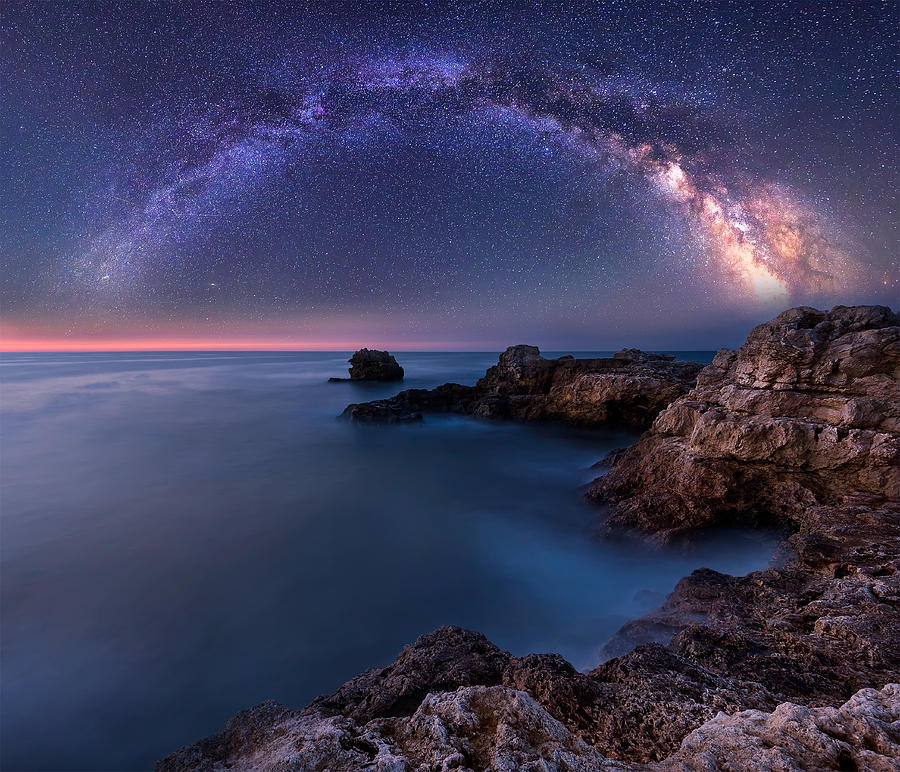
#> input picture lesson_4/baground.jpg, 900 x 772 px, found by its file name
$ python hm.py
#> lines starting #> are read from the running program, lines starting #| are printed output that depends on the picture
import cv2

#m blurring techniks

image = cv2.imread("lesson_4/baground.jpg")
#> image is the input picture: shape (772, 900, 3); mean B, G, R 92.2, 62.1, 62.9
cv2.imshow("original image",image)
cv2.waitKey(0)
# this type of technick is mostly used in machin learning or photo editing it is used clean or soften the image
gaussian = cv2.GaussianBlur(image,(7,7),0)
cv2.imshow("gaussian blur",gaussian)
cv2.waitKey(0)

# this a random noise(disturbing elements in picture) to keep te border sharp
median = cv2.medianBlur(image,5)
cv2.imshow("median blur",median)
cv2.waitKey(0)

# bilateral
bilateral = cv2.bilateralFilter(image,9,75,75)
cv2.imshow("bilateral blur",bilateral)
cv2.waitKey(0)


# border

borderd_image = cv2.copyMakeBorder(image,30,30,30,30,cv2.BORDER_CONSTANT,value=1)
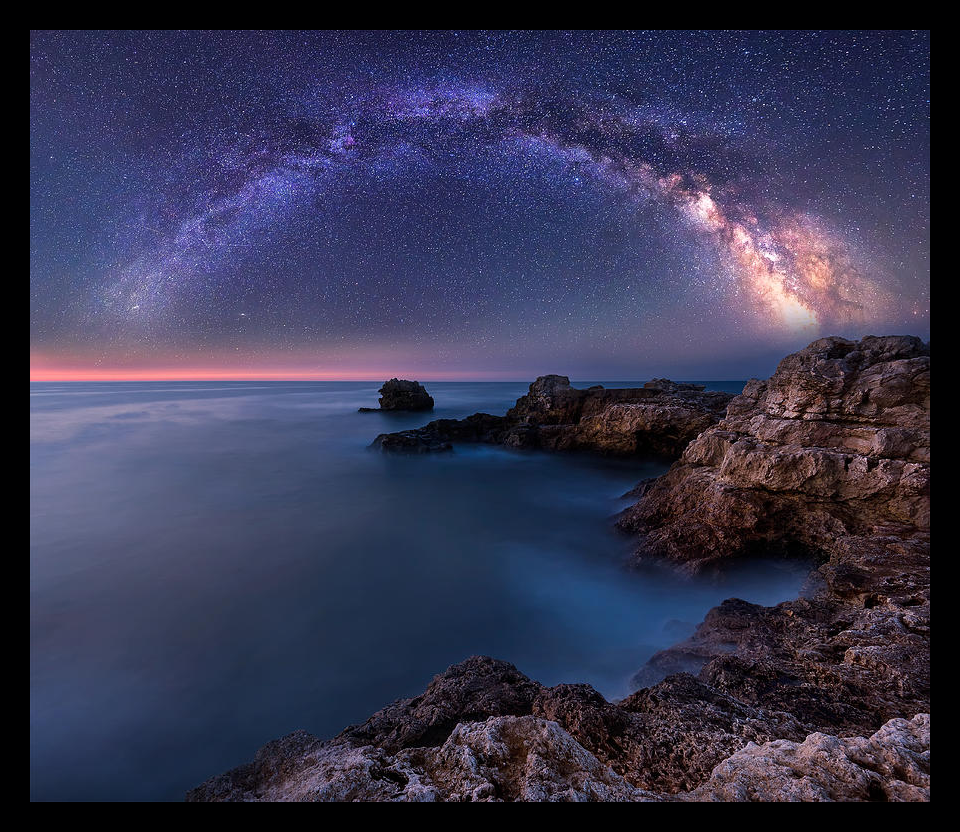
#> borderd_image: shape (832, 960, 3); mean B, G, R 80.4, 54, 54.7
cv2.imshow("border image",borderd_image)
cv2.waitKey(0)
cv2.destroyAllWindows()

$ run again, with lesson_4/hera-bogini-grecka-1080x675 - Copy.jpg copied over lesson_4/baground.jpg
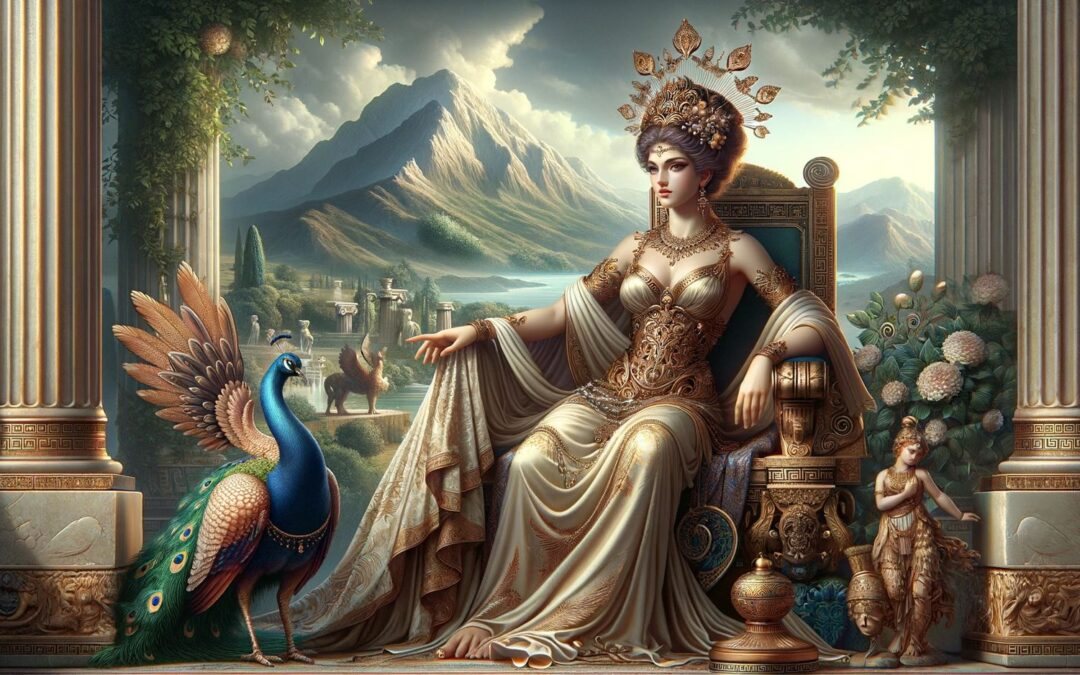
#> input picture lesson_4/hera-bogini-grecka-1080x675 - Copy.jpg, 1080 x 675 px, found by its file name
#> image is the input picture: shape (675, 1080, 3); mean B, G, R 86.5, 103.1, 110.5
#> `borderd_image = cv2.copyMakeBorder(image,30,30,30,30,cv2.BORDER_CONSTA..`:
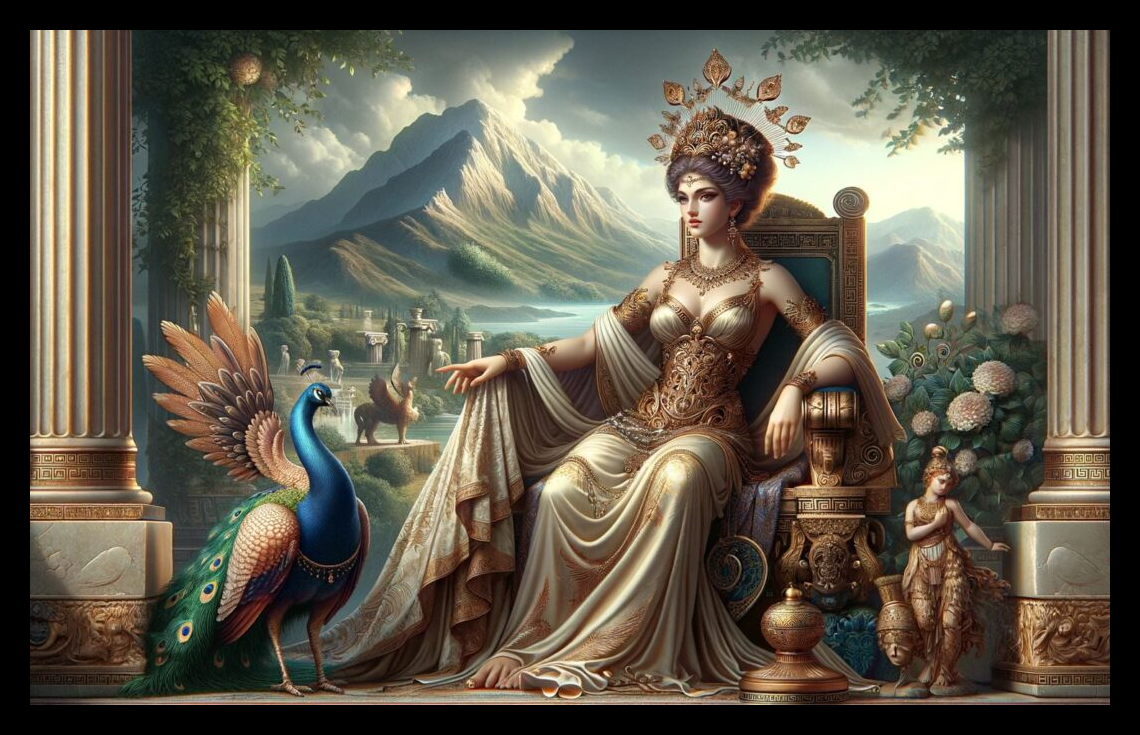
#> borderd_image: shape (735, 1140, 3); mean B, G, R 75.4, 89.7, 96.1

$ run again, with lesson_4/An_illustration_of_ancient_Greek_gods_and_goddesse_smaller - Copy.png saved as lesson_4/baground.jpg
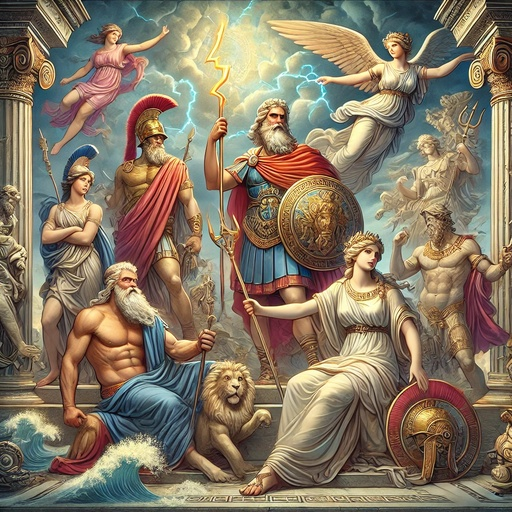
#> input picture lesson_4/An_illustration_of_ancient_Greek_gods_and_goddesse_smaller - Copy.png, 512 x 512 px, found by its file name
#> image is the input picture: shape (512, 512, 3); mean B, G, R 99.1, 119.5, 133.3
#> `median = cv2.medianBlur(image,5)`:
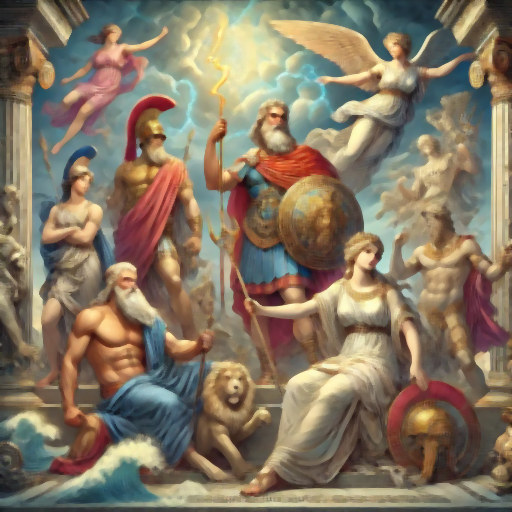
#> median: shape (512, 512, 3); mean B, G, R 99.2, 119.3, 133.1
#> `borderd_image = cv2.copyMakeBorder(image,30,30,30,30,cv2.BORDER_CONSTA..`:
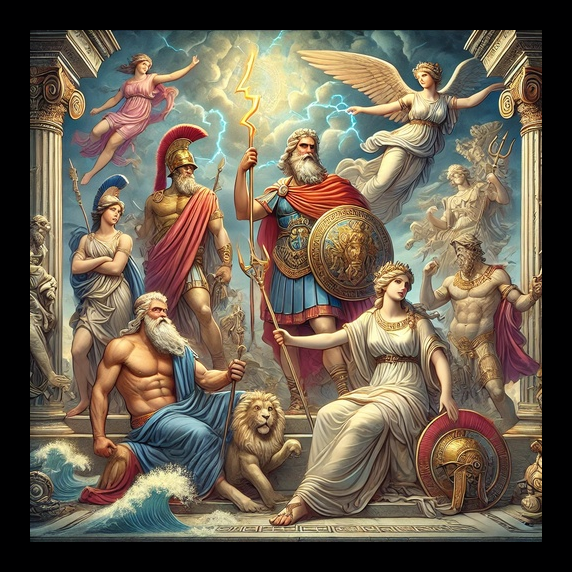
#> borderd_image: shape (572, 572, 3); mean B, G, R 79.6, 95.7, 106.8
